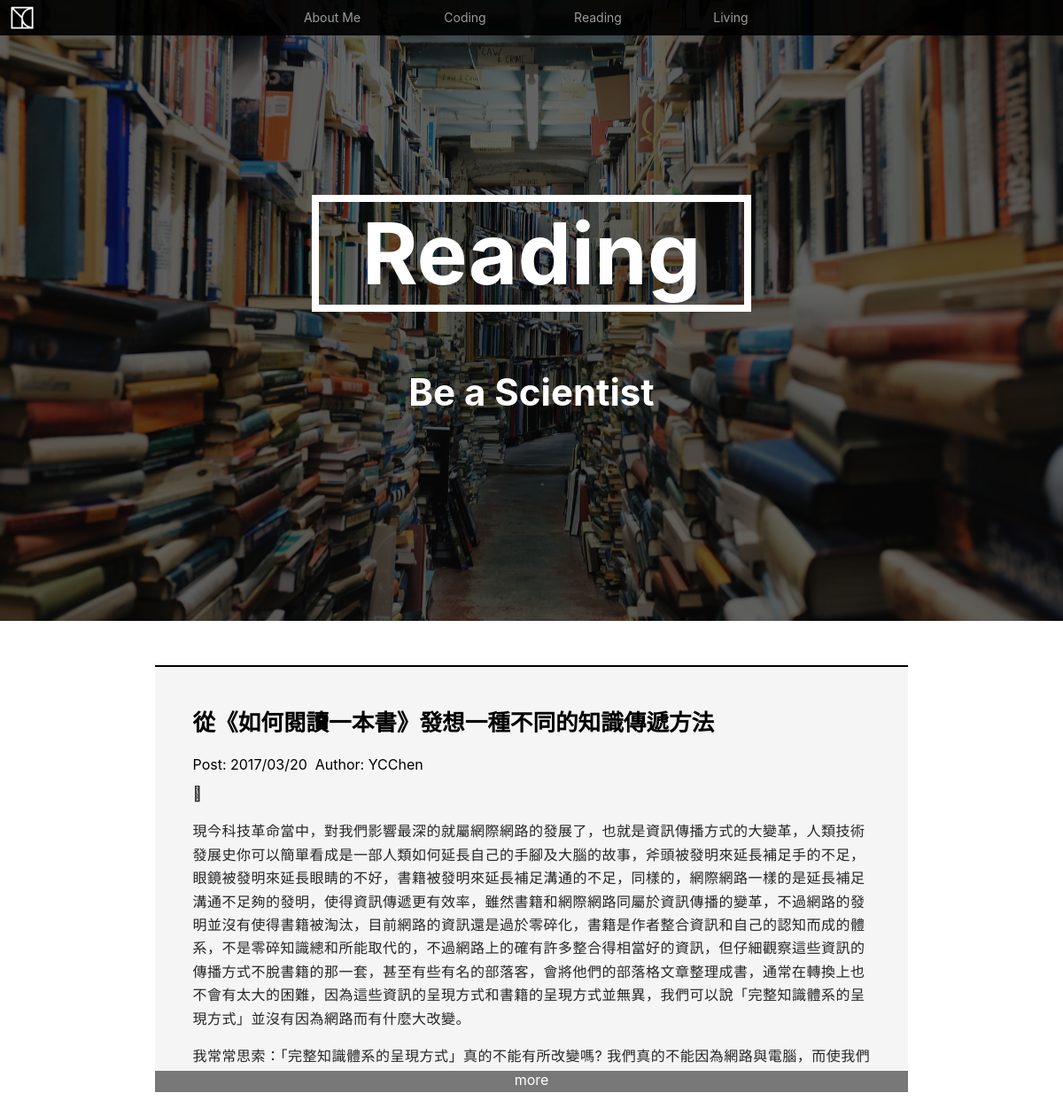
The page /reading/ on the database its author committed.
### Posts/models.py (models this page shows, shortened)
class Post(models.Model):
    title = models.CharField(max_length=500)
    content = models.TextField(blank=True)
    file = models.URLField(max_length=500,blank=True)
    created_time = models.DateTimeField(auto_now_add=True)
    modified_time = models.DateTimeField(auto_now=True)
    post_time = models.DateTimeField()
    isPublic = models.BooleanField()
    kind = models.CharField(max_length=200)
    tags = models.CharField(max_length=500,blank=True)
    author = models.CharField(max_length=200)
    front_board = models.URLField(max_length=500,blank=True)

### YCBlog/views.py (the view)
# urls.py: url(r'^reading/?$',reading),
def reading(request):
    if request.method == 'GET':
        posts = cache.get('reading_posts')
        if not posts:
            logging.warning("recharge cache with 'reading'")
            posts = Post.objects.filter(kind__contains="Reading").filter(isPublic__exact=True)
            posts = posts.order_by('-post_time')
            cache.set("reading_posts",posts,1800)
        return render(request,'posts.html',
            {'posts':posts,'title':"Reading",
            'subtitle':"Be a Scientist",
            'front_board_img':"/static/img/reading_front_board.jpg"
            })
    elif request.method == 'POST':
        pass

### templates/posts.html
{% extends 'base.html' %}
{% load staticfiles %}
{% load post_extras %}
{% block content %}
<div id="front_board">
    <h1>{{title}}</h1>
    <h2>{{subtitle}}</h2>
    <img src="{{front_board_img}}" alt="front board image" />
</div>
<div class="container">
    {% for post in posts %}
    <div class="post-wrapper">
        <div class="post">
            <div class="post-heading">
                <h2 class="title">
                    <a href="/YCNote/post/{{post.pk}}">
                        {{post.title}}
                    </a>
                </h2>
                <div class="info">
                   <span class="date">
                        Post: {{post.post_time|date:"Y/m/d"}}&nbsp;
                    </span>
                    <span class="author">
                        Author: {{post.author}}&nbsp;
                    </span>
                </div>
            </div>
            <div class="post-content">
                {{post.content | safe}}
            </div>
            <div class="post-footer">
                <a class="read-more" href="/YCNote/post/{{post.pk}}">
                        more
                </a>
            </div>
        </div>
    </div>
    {% endfor %}
</div>
{% endblock %}

### static/style/index.css (style rules this page uses)
body { margin: 0; padding: 0 ; font-family: "SF Pro TC", "HanHei TC", "SF Pro Text", "Myriad Set Pro", "DF Pro Icons", "PingFang TC", "Helvetica Heuw","Microsoft JhengHei", Helvetica, Arial, sans-serif; }
#front_board { width: 100%; background: rgba(0, 0, 0, 0.6); overflow:hidden; position: relative; top: 0; right: 0; left: 0; color: white; text-align: center; margin: 0; }
#front_board img { width: 100%; position: absolute; z-index: -1; top: 0; left: 0; right: 0; }
#front_board h1 { width: 40%; border-style: solid; border-width: 7px; position: relative; margin-left: auto; margin-right: auto; }
.container { width:90%; margin-left: auto; margin-right: auto; overflow: hidden; }
.container a { color: rgba(0, 170, 175, 1.0); }
.container a:link { outline: 0; text-decoration: none; }
.post { padding: 0; margin: 0; }
.post .post-heading { margin: 0; padding: 0; border-bottom: grey solid 2px; }
.post .post-heading .title { padding-top: 15px; font-size: 160%; color: black; }
.post .post-heading .info { width:100%; text-align:left; margin-top: 1px; margin-bottom: 10px; }
.post .post-content { overflow: hidden; width: 100%; margin-bottom: 30px; line-height: 26.4px; letter-spacing: 0.5px; color: rgb(37,37,37); }
.post .post-content p { overflow: auto; }
.post-wrapper { position: relative; border-top: solid 2px black; padding: 5px 5% 0px 5%; margin-top: 50px; margin-bottom: 50px; max-height: 550px; background: rgb(245, 245, 245); }
.post-wrapper .post .post-content { overflow: hidden; height: 350px; }
.post-wrapper .post-footer a { position: absolute; bottom: 0px; left:0; right:0; padding: auto; text-align: center; background: rgba(120, 120, 120, 1); height: 24px; font-size: 16px; color: white; z-index: 0; }
.post-wrapper .post .post-heading .title a { color: black; }
.post-wrapper .post .post-heading { border-bottom: none; }
@media (min-width: 800px) { .container { width:850px; } }

### rows shown on the page
Post: kind "Reading", title "從《如何閱讀一本書》發想一種不同的知識傳遞方法", post_time "2017/03/20", author "YCChen", content "\u0003 現今科技革命當中，對我們影響最深的就屬網際網路的發展了，也就是資訊傳播方式的大變革，人類技術發展史你可以簡單看成是一部人類如何延長自己的手腳及大腦的故事，斧頭被發明來延長補足手的不足，眼鏡被發明來延長眼睛的不好，書籍被發明來延長補足溝通的不足，同樣的，網際網路一樣的是延長補足溝通不足夠的發明，使得資訊傳遞更有效率，雖然書籍和網際網路同屬於資訊傳播的變革，不過網路的發明並沒有使得書籍被淘汰，目前網路的資訊還是過於零碎化，書籍是作者整合資訊和自己的認知而成的體系，不是零碎知識總和所能取代的，不過網路上的確有許多整合得相當好的資訊，但仔細觀察這些資訊的傳播方式不脫書籍的那一套，甚至有些有名的部落客，會將他們的部落格文章整理成書，通常在轉換上也不會有太大的困難，因為這些資訊的呈現方式和書籍的呈現方式並無異，我們可以說「完整知識體系的呈現方式」並沒有因為網路而有什麼大改變。 我常常思索：「完整知識體系的呈現方式」真的不能有所改變嗎?…"

### other values the page prints
{{ subtitle }} "Be a Scientist"
